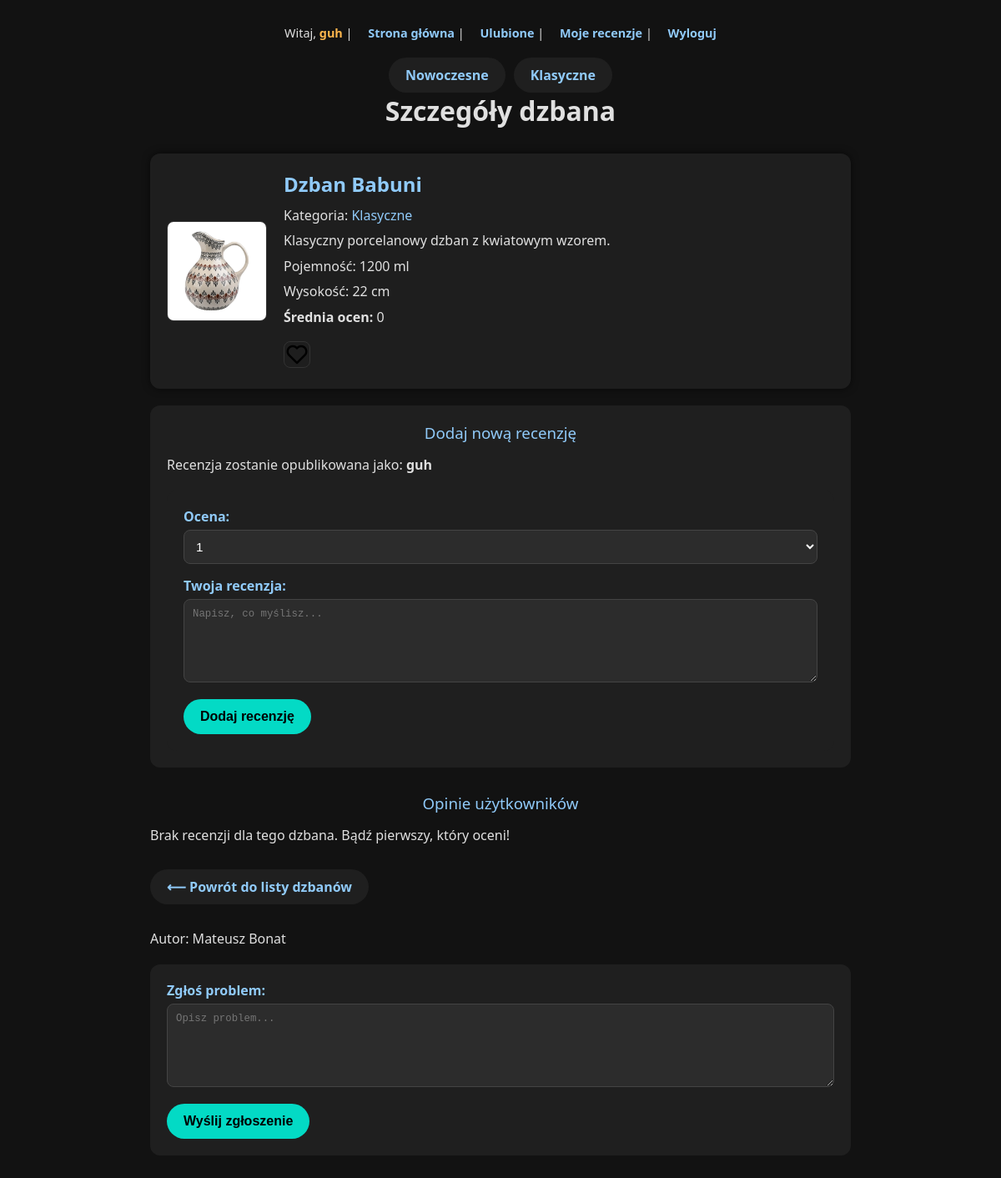
Page /details.php?id=3 (signed in) on the committed database.
### tables this page shows
CREATE TABLE `kategorie` (
  `id` int(10) UNSIGNED NOT NULL,
  `nazwa` varchar(50) DEFAULT NULL,
  `opis` text DEFAULT NULL
);

CREATE TABLE `dzbany` (
  `id` int(10) UNSIGNED NOT NULL,
  `idKategorii` int(10) UNSIGNED DEFAULT NULL,
  `nazwa` varchar(50) DEFAULT NULL,
  `obrazek` varchar(50) DEFAULT NULL,
  `opis` text DEFAULT NULL,
  `pojemnosc` int(11) DEFAULT NULL,
  `wysokosc` int(11) DEFAULT NULL
);

### details.php (the view, shortened to what this page needs)
<?php
include("db.php");
$id = (int)$_GET["id"];
$stmtFav = $conn->prepare("SELECT id FROM ulubione WHERE idDzbana = ? AND idUzytkownika = ?");
$stmtFav->bind_param("ii", $id, $_SESSION['id']);
$stmtFav->execute();
$stmtFav->store_result();
$isFav = $stmtFav->num_rows > 0;
?>
<!DOCTYPE html>
<html lang="pl">
<head>
    <link rel="stylesheet" href="style.css">
</head>
<body>
<div class="container">
    <header class="header">
        <?php include "menu.php"; ?>
        <h1>Szczegóły dzbana</h1>
    </header>
    <?php
    $stmtAvg = $conn->prepare("SELECT AVG(ocena) AS srednia FROM recenzje WHERE idDzbana = ?");
    $stmtAvg->bind_param("i", $id);
    $stmtAvg->execute();
    $srednia = $stmtAvg->get_result()->fetch_object()->srednia;
    $stmt = $conn->prepare("
        SELECT d.idKategorii, k.nazwa AS nazwaKat, d.nazwa, d.obrazek, d.opis, d.pojemnosc, d.wysokosc
        FROM dzbany d
        JOIN kategorie k ON d.idKategorii = k.id
        WHERE d.id = ?
    ");
    $stmt->bind_param("i", $id);
    $stmt->execute();
    $row = $stmt->get_result()->fetch_object();
    if ($row):
    ?>
        <div class="dzban">
            <img src="obrazki/<?= htmlspecialchars($row->obrazek) ?>" alt="">
            <div class="dzban-info">
                <h2><?= htmlspecialchars($row->nazwa) ?></h2>
                <p>Kategoria: <a href="index.php?idKat=<?= (int)$row->idKategorii ?>"><?= htmlspecialchars($row->nazwaKat) ?></a></p>
                <p><?= nl2br(htmlspecialchars($row->opis)) ?></p>
                <p>Pojemność: <?= (int)$row->pojemnosc ?> ml</p>
                <p>Wysokość: <?= (int)$row->wysokosc ?> cm</p>
                <p><strong>Średnia ocen:</strong> <?= round((float)$srednia, 2) ?></p>
                <img
                    class="fav"
                    data-dzban="<?= $id ?>"
                    src="icons/<?= $isFav ? 'heart-filled.png' : 'heart-empty.png' ?>"
                    alt="Ulubione"
                    style="cursor:pointer; width:32px; margin-top:10px;"
                >
            </div>
        </div>
    <?php else: ?>
        <p>Nie znaleziono dzbana o ID = <?= $id ?>.</p>
    <?php endif; ?>
    <section class="add-review">
        <h3>Dodaj nową recenzję</h3>
        <p>Recenzja zostanie opublikowana jako: <strong><?= htmlspecialchars($_SESSION['login']) ?></strong></p>
        <form action="insertReview.php" method="post">
            <label for="ocena">Ocena:</label>
            <select name="ocena" id="ocena">
                <?php for ($i = 1; $i <= 5; $i++): ?>
                    <option value="<?= $i ?>"><?= $i ?></option>
                <?php endfor; ?>
            </select>
            <label for="tresc">Twoja recenzja:</label>
            <textarea name="tresc" id="tresc" placeholder="Napisz, co myślisz..." required></textarea>
            <input type="submit" value="Dodaj recenzję">
        </form>
    </section>
    <section class="reviews-list">
        <h3>Opinie użytkowników</h3>
        <?php
        $stmt2 = $conn->prepare("SELECT nick, ocena, tresc, data FROM recenzje WHERE idDzbana = ? ORDER BY data DESC");
        $stmt2->bind_param("i", $id);
        $stmt2->execute();
        $result = $stmt2->get_result();
        if ($result->num_rows === 0):
            echo "<p>Brak recenzji dla tego dzbana. Bądź pierwszy, który oceni!</p>";
        endif;
        ?>
    </section>
    <a class="back-link" href="index.php">⟵ Powrót do listy dzbanów</a>
    <?php include 'footer.php'; ?>
</div>
</body>
</html>

### menu.php (shortened to what this page needs)
<?php
require("db.php");
?>
<div class="user-info">
    Witaj, <strong><?= htmlspecialchars($_SESSION['login']) ?></strong> |
    <a href="index.php">Strona główna</a> |
    <a href="favourites.php">Ulubione</a> |
    <a href="myReviews.php">Moje recenzje</a> |
    <a href="logout.php">Wyloguj</a>
</div>
<nav class="menu">
    <?php
    $stmtCat = $conn->prepare("SELECT id, nazwa FROM kategorie");
    $stmtCat->execute();
    $resCat = $stmtCat->get_result();
    while ($cat = $resCat->fetch_object()):
    ?>
        <a href="index.php?idKat=<?= (int)$cat->id ?>"><?= htmlspecialchars($cat->nazwa) ?></a>
    <?php
    endwhile;
    ?>
</nav>

### style.css (style rules this page uses)
* { margin: 0; padding: 0; box-sizing: border-box; }
body { background-color: #121212; color: #e0e0e0; font-family: 'Segoe UI', Tahoma, Geneva, Verdana, sans-serif; display: flex; justify-content: center; min-height: 100vh; }
.container { max-width: 900px; width: 100%; padding: 30px; }
header { text-align: center; margin-bottom: 30px; }
.header .user-info { margin-bottom: 15px; font-size: 0.9em; }
.header .user-info strong { color: #ffb74d; }
.header .user-info a { color: #90caf9; margin-left: 15px; text-decoration: none; font-weight: bold; transition: color 0.3s ease; }
nav.menu { display: flex; flex-wrap: wrap; justify-content: center; gap: 10px; margin-top: 20px; }
nav.menu a { background-color: #1f1f1f; color: #90caf9; padding: 10px 20px; border-radius: 25px; text-decoration: none; font-weight: bold; transition: all 0.3s ease; }
.dzban { background-color: #1e1e1e; border-radius: 12px; padding: 20px; margin-bottom: 20px; box-shadow: 0 0 10px rgba(0, 0, 0, 0.6); display: flex; align-items: center; gap: 20px; }
.dzban a { text-decoration: none; color: #90caf9; }
.dzban img { width: 120px; height: auto; border-radius: 8px; border: 1px solid #333; }
.dzban-info { flex: 1; }
.dzban-info h2, .dzban-info h3 { margin-bottom: 10px; color: #90caf9; }
.dzban-info p { margin-bottom: 8px; line-height: 1.4; }
form { background-color: #1f1f1f; padding: 20px; border-radius: 12px; margin-top: 20px; }
form label { display: block; margin-bottom: 5px; color: #90caf9; font-weight: 600; }
form input[type='text'], form input[type='number'], form input[type='file'], form input[type='password'], form input[type='email'], form select, form textarea { width: 100%; padding: 10px; background-color: #2c2c2c; color: #fff; border: 1px solid #444; border-radius: 8px; margin-bottom: 15px; font-size: 0.95em; }
form textarea { min-height: 100px; resize: vertical; }
form input[type='submit'], button { background-color: #03dac5; border: none; color: #000; font-weight: bold; padding: 12px 20px; border-radius: 25px; cursor: pointer; transition: background-color 0.3s ease; font-size: 1em; }
.add-review { background-color: #1f1f1f; padding: 20px; border-radius: 12px; margin-top: 20px; }
.add-review h3, .reviews-list h3 { color: #90caf9; margin-bottom: 15px; text-align: center; }
.reviews-list { margin-top: 30px; }
.back-link { display: inline-block; margin-top: 30px; margin-bottom: 30px; text-align: center; color: #90caf9; font-weight: bold; padding: 10px 20px; border-radius: 25px; background-color: #1f1f1f; text-decoration: none; transition: background-color 0.3s ease; }
h3 { font-weight: normal; text-align: center; margin-bottom: 15px; }
.user-info a { text-decoration: none; color: #00bfa5; }

### rows in the picture
kategorie: nazwa "Nowoczesne"
kategorie: nazwa "Klasyczne"
dzbany: obrazek (picture), nazwa "Dzban Babuni", idKategorii.nazwa "Klasyczne", opis "Klasyczny porcelanowy dzban z kwiatowym wzorem.", pojemnosc "1200", wysokosc "22"

### other values in the picture
$_SESSION['login'] "guh"
$srednia "0"
form field ocena "1"
